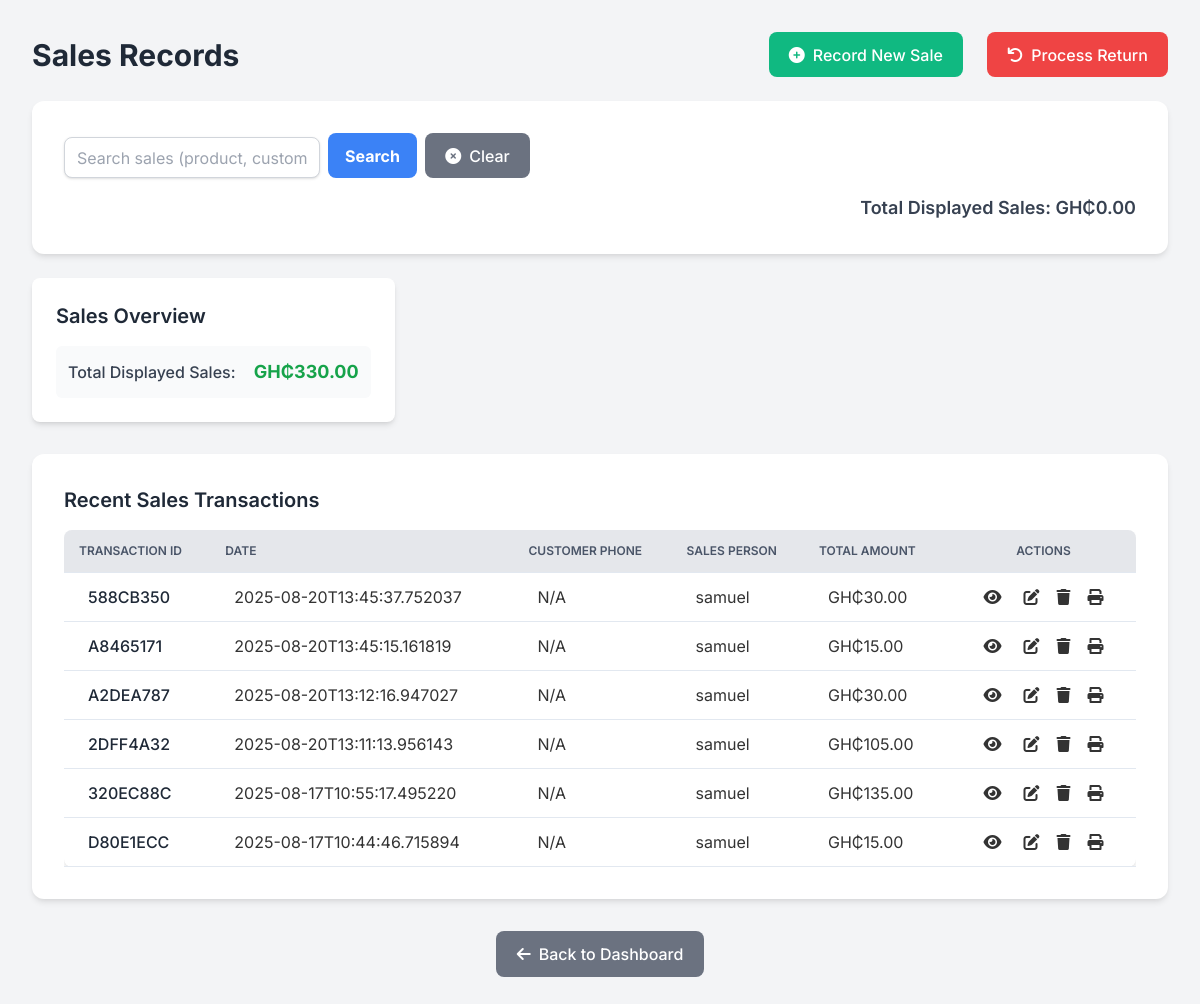
Screenshot of /sales (signed in) with the database file from the repository.
### app.py (models this page shows, shortened)
class SaleRecord(db.Model):
    __tablename__ = 'sales_records'
    id = db.Column(db.String(36), primary_key=True, default=lambda: str(uuid.uuid4()))
    business_id = db.Column(db.String(36), db.ForeignKey('businesses.id'), nullable=False)
    product_id = db.Column(db.String(36), db.ForeignKey('inventory_items.id'), nullable=False)
    product_name = db.Column(db.String(255), nullable=False)
    quantity_sold = db.Column(db.Float, nullable=False)
    sale_unit_type = db.Column(db.String(50)) # e.g., 'pack', 'tab', 'unit'
    price_at_time_per_unit_sold = db.Column(db.Float, nullable=False)
    total_amount = db.Column(db.Float, nullable=False)
    sale_date = db.Column(db.DateTime, nullable=False, default=datetime.now)
    customer_phone = db.Column(db.String(50))
    sales_person_name = db.Column(db.String(100))
    reference_number = db.Column(db.String(100)) # For external reference if needed
    transaction_id = db.Column(db.String(36), nullable=False, default=lambda: str(uuid.uuid4())) # To group items in one sale
    synced_to_remote = db.Column(db.Boolean, default=False, nullable=False) # NEW: Flag for sync

### app.py (the view, shortened to what this page needs)
@app.route('/sales')
@login_required # Ensure this decorator is present for access control
def sales():
    if 'username' not in session or session.get('role') not in ['admin', 'sales', 'viewer'] or not get_current_business_id():
        flash('You do not have permission to view sales records or no business selected.', 'danger')
        return redirect(url_for('dashboard'))
    business_id = get_current_business_id()
    search_query = request.args.get('search', '').strip()
    sales_records_query = SaleRecord.query.filter_by(business_id=business_id)
    sales_records = sales_records_query.order_by(SaleRecord.sale_date.desc()).all()
    transactions = {}
    today = date.today() # Get today's date for expiry checks
    for sale in sales_records:
        transaction_id = sale.transaction_id if sale.transaction_id else 'N/A'
        product_item = InventoryItem.query.filter_by(id=sale.product_id, business_id=business_id).first()
        sale_item_expires_soon = False
        sale_item_expiry_date = None
        if product_item and product_item.expiry_date:
            sale_item_expiry_date = product_item.expiry_date
            time_to_expiry = product_item.expiry_date - today
            if time_to_expiry.days <= 180 and time_to_expiry.days >= 0:
                sale_item_expires_soon = True
            elif time_to_expiry.days < 0:
                sale_item_expires_soon = 'Expired'
        sale_data = {
            'id': str(sale.id),
            'product_id': str(sale.product_id),
            'product_name': str(sale.product_name),
            'quantity_sold': float(sale.quantity_sold), # Convert Numeric to float
            'sale_unit_type': str(sale.sale_unit_type),
            'price_at_time_per_unit_sold': float(sale.price_at_time_per_unit_sold), # Convert Numeric to float
            'total_amount': float(sale.total_amount), # Convert Numeric to float
            'sale_date': sale.sale_date.isoformat(), # Convert datetime to ISO 8601 string
            'customer_phone': str(sale.customer_phone) if sale.customer_phone else None,
            'sales_person_name': str(sale.sales_person_name) if sale.sales_person_name else None,
            'reference_number': str(sale.reference_number) if hasattr(sale, 'reference_number') and sale.reference_number else None, # Ensure reference_number exists and is string
            'transaction_id': str(sale.transaction_id) if sale.transaction_id else 'N/A',
            'expiry_date': sale_item_expiry_date.isoformat() if sale_item_expiry_date else None, # Convert date to ISO 8601 string
            'expires_soon': sale_item_expires_soon # This is already boolean or string 'Expired'
        }
        if transaction_id not in transactions:
            transactions[transaction_id] = {
                'id': str(transaction_id),
                'sale_date': sale.sale_date.isoformat(), # Convert datetime to ISO 8601 string
                'customer_phone': str(sale.customer_phone) if sale.customer_phone else None,
                'sales_person_name': str(sale.sales_person_name) if sale.sales_person_name else None,
                'total_amount': 0.0,
                'items': [],
                'reference_number': str(sale.reference_number) if hasattr(sale, 'reference_number') and sale.reference_number else None
            }
        transactions[transaction_id]['items'].append(sale_data)
        transactions[transaction_id]['total_amount'] += float(sale.total_amount) # Ensure addition is with float
    sorted_transactions = sorted(list(transactions.values()),
                                 key=lambda x: datetime.fromisoformat(x['sale_date']), # Use fromisoformat for sorting
                                 reverse=True)
    total_displayed_sales = sum(t['total_amount'] for t in sorted_transactions)
    for transaction in transactions:
        if 'items' in transaction:
            for item in transaction['items']:
                if 'expiry_date' in item:
                    if isinstance(item['expiry_date'], str):
                        try:
                            item['expiry_date'] = datetime.strptime(
                                item['expiry_date'],
                                '%Y-%m-%d'  # Match your date format
                            )
                        except (ValueError, TypeError):
                            item['expiry_date'] = None
                    elif isinstance(item['expiry_date'], datetime):
                        if item['expiry_date'].tzinfo is not None:
                            item['expiry_date'] = item['expiry_date'].replace(tzinfo=None)
    return render_template('sales_list.html',
                           transactions=sorted_transactions,
                           user_role=session.get('role'),
                           business_type=session.get('business_type'),
                           search_query=search_query,
                           total_displayed_sales=total_displayed_sales,
                           current_year=datetime.now().year) # Pass current_year

### templates/sales_list.html (shortened to what this page needs)
<!DOCTYPE html>
<html lang="en">
<head>
    <script src="https://cdn.tailwindcss.com"></script>
    <link href="https://cdnjs.cloudflare.com/ajax/libs/font-awesome/6.0.0-beta3/css/all.min.css" rel="stylesheet">
</head>
<body class="bg-gray-100 min-h-screen">
    <div class="main-container py-8">
        <div class="flex justify-between items-center mb-6 header-section">
            <h1 class="text-3xl font-bold text-gray-800 page-title">Sales Records</h1>
            <div class="flex space-x-3 action-buttons-group">
                <a href="{{ url_for('add_sale') }}" class="btn btn-primary">
                    <i class="fas fa-plus-circle mr-2"></i> Record New Sale
                </a>
                <a href="{{ url_for('add_return') }}" class="btn btn-danger">
                    <i class="fas fa-undo mr-2"></i> Process Return
                </a>
            </div>
        </div>
        <div class="card mb-6">
            <div class="flex flex-col md:flex-row items-center space-y-4 md:space-y-0 md:space-x-4 mb-4 search-card-content">
                <form action="{{ url_for('sales') }}" method="GET" class="flex w-full md:w-auto">
                    <input type="text" name="search" placeholder="Search sales (product, customer, person, trans ID)"
                           class="flex-grow shadow appearance-none border rounded-lg w-full py-2 px-3 text-gray-700 leading-tight focus:outline-none focus:shadow-outline search-input search-form-input"
                           value="{{ search_query if search_query else '' }}">
                    <button type="submit" class="bg-blue-500 hover:bg-blue-600 text-white font-bold py-2 px-4 rounded-lg transition duration-200 btn">
                        Search
                    </button>
                    <button type="button" id="clear_button" class="btn btn-secondary ml-2">
                        <i class="fas fa-times-circle mr-2"></i> Clear
                    </button>
                </form>
            </div>
            <div class="text-right text-lg font-semibold text-gray-700 total-sales-display">
                Total Displayed Sales: <span id="total_displayed_sales">GH₵0.00</span>
            </div>
        </div>
        <div class="grid grid-cols-1 md:grid-cols-2 lg:grid-cols-3 gap-6 mb-8">
            <div class="bg-white rounded-lg shadow-md p-6 card">
                <h2 class="text-xl font-semibold text-gray-800 mb-4 card-heading-2">Sales Overview</h2>
                <div class="flex justify-between items-center bg-gray-50 p-3 rounded-md sales-overview-card-content">
                    <span class="text-gray-700 font-medium sales-overview-card-label">Total Displayed Sales:</span>
                    <span class="text-green-600 font-bold text-lg sales-overview-card-value">GH₵{{ "%.2f"|format(total_displayed_sales) }}</span>
                </div>
            </div>
        </div>
        <div class="card overflow-x-auto table-container">
            <h2 class="text-xl font-semibold text-gray-800 mb-4 card-heading-2">Recent Sales Transactions</h2>
            {% if transactions %}
                <div class="overflow-x-auto">
                    <table class="min-w-full bg-white rounded-lg shadow-md">
                        <thead class="bg-gray-200">
                            <tr>
                                <th class="rounded-tl-lg">Transaction ID</th>
                                <th>Date</th>
                                <th>Customer Phone</th>
                                <th>Sales Person</th>
                                <th>Total Amount</th>
                                <th class="rounded-tr-lg text-center">Actions</th>
                            </tr>
                        </thead>
                        <tbody id="sales_table_body">
                            {% for transaction in transactions %}
                                <tr class="border-b border-gray-200 hover:bg-gray-100" data-search-terms="{{ transaction.id|lower }} {{ transaction.customer_phone|lower }} {{ transaction.sales_person_name|lower }} {% for item in transaction.items() %}{{ item.product_name|lower }} {% endfor %}">
                                    <td class="py-3 px-6 text-left whitespace-nowrap">
                                        <div class="font-medium text-gray-800">{{ transaction.id[:8].upper() }}</div>
                                    </td>
                                    <td class="py-3 px-6 text-left">
                                        {{ transaction.sale_date }}
                                    </td>
                                    <td class="py-3 px-6 text-left">
                                        {{ transaction.customer_phone if transaction.customer_phone else 'N/A' }}
                                    </td>
                                    <td class="py-3 px-6 text-left">
                                        {{ transaction.sales_person_name }}
                                    </td>
                                    <td class="py-3 px-6 text-left">
                                        GH₵{{ "%.2f"|format(transaction.total_amount) }}
                                    </td>
                                    <td class="py-3 px-6 text-center">
                                        <div class="flex item-center justify-center space-x-2 action-buttons">
                                            <a href="#" onclick="toggleTransactionDetails('{{ transaction.id }}')" class="w-4 mr-2 transform hover:text-purple-500 hover:scale-110">
                                                <i class="fas fa-eye"></i>
                                            </a>
                                            {% if user_role in ['admin', 'sales'] %}
                                            <a href="{{ url_for('edit_sale_transaction', transaction_id=transaction.id) }}" class="w-4 mr-2 transform hover:text-purple-500 hover:scale-110">
                                                <i class="fas fa-edit"></i>
                                            </a>
                                            <a href="{{ url_for('delete_sale_transaction', transaction_id=transaction.id) }}" class="w-4 mr-2 transform hover:text-purple-500 hover:scale-110"
                                               onclick="return confirm('Are you sure you want to delete this sale transaction (ID: {{ transaction.id[:8].upper() }})? This will return stock to inventory for all items in this transaction.');">
                                                <i class="fas fa-trash"></i>
                                            </a>
                                            {% endif %}
                                            <a href="{{ url_for('print_sale_receipt', transaction_id=transaction.id) }}" target="_blank" class="w-4 mr-2 transform hover:text-blue-500 hover:scale-110">
                                                <i class="fas fa-print"></i>
                                            </a>
                                        </div>
                                    </td>
                                </tr>
                            {% endfor %}
                        </tbody>
                    </table>
                </div>
            {% else %}
                <p class="text-gray-600 text-center py-4 no-records-message">No sales records found.</p>
            {% endif %}
        </div>
        <div class="flex justify-center mt-8 back-to-dashboard-footer">
            <a href="{{ url_for('dashboard') }}" class="btn btn-secondary">
                <i class="fas fa-arrow-left mr-2"></i> Back to Dashboard
            </a>
        </div>
    </div>
</body>
</html>

### rows the page displays
SaleRecord: total_amount "30.00"
SaleRecord: total_amount "15.00"
SaleRecord: total_amount "30.00"
SaleRecord: total_amount "105.00"
SaleRecord: total_amount "135.00"
SaleRecord: total_amount "15.00"

### other values shown
{{ "%.2f"|format(total_displayed_sales) }} "330.00"
